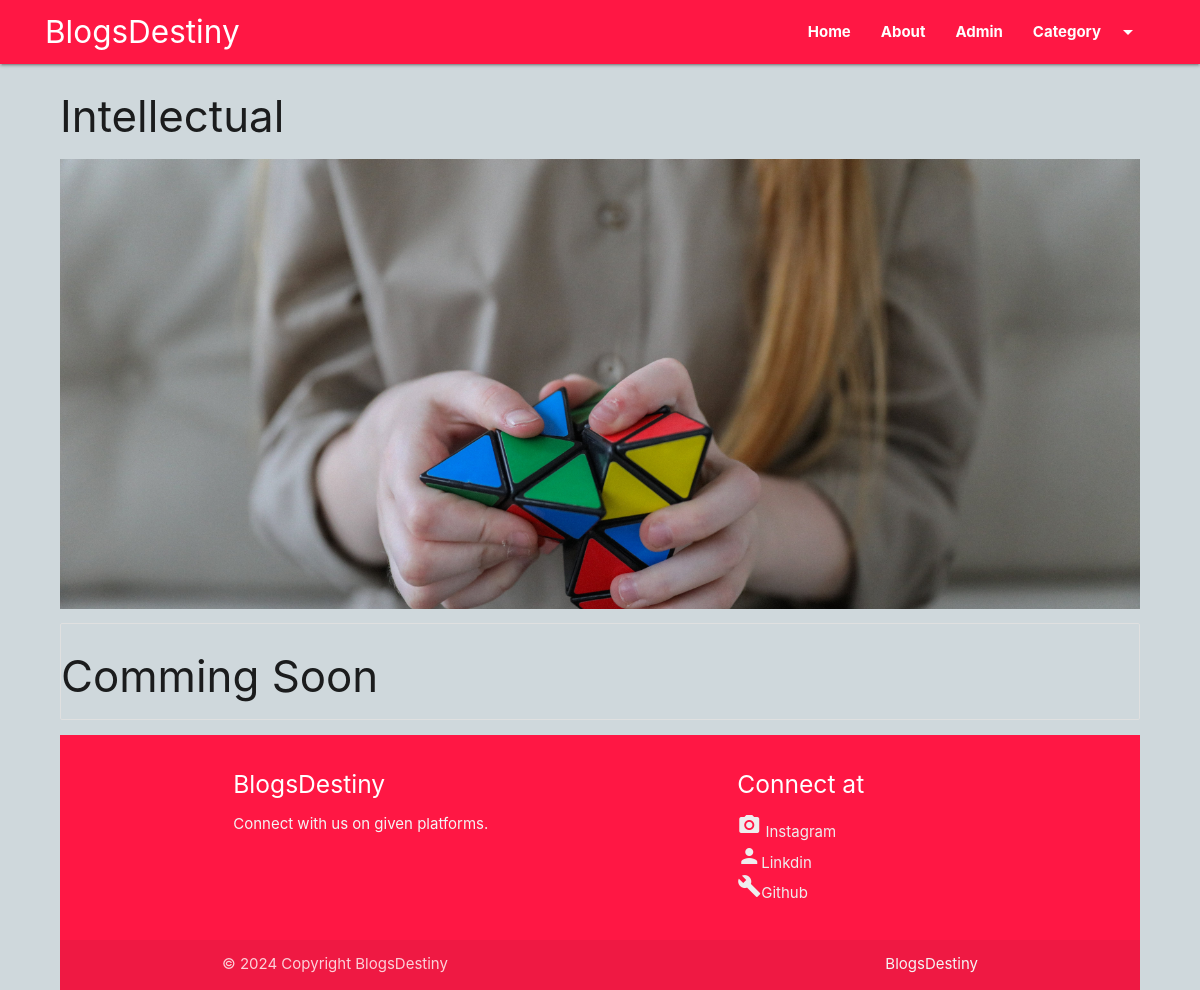
Screenshot of /category/Brain with the database file from the repository.
### blogapp/models.py (models this page shows, shortened)
class Category(models.Model):
    cat_id=models.AutoField(primary_key=True)
    title=models.CharField(max_length=100)
    description=models.TextField()
    url=models.CharField(max_length=100)
    image = models.ImageField(upload_to='category/')
    add_date=models.DateTimeField(auto_now_add=True , null = True)

### blogapp/views.py (the view)
# urls.py: path('category/<slug:url>',category),
def category(request,url):
    cat = Category.objects.get(url=url)
    posts = Post.objects.filter(cat= cat)
    return render(request,'category.html',{'cat':cat , 'posts': posts})

### template/category.html (shortened to what this page needs)
{% extends "base.html" %}
{% load static %}
{% block content %}
<div class="container-custom">
    <h3>{{cat.title}} </h3>
    <div class="img-container">
        <img src="/media/{{cat.image}}" class="responsive-img" style="max-height:450px; width:100%; object-fit:cover; " alt="">
    </div>
    <div class="collection">
        {% for p in posts %}
        <a href="/blog/{{p.url}}" class="collection-item ">{{p.title}}</a>
        {% empty %}
        <h3>Comming Soon</h3>
        {% endfor %}
</div>
{% endblock content %}

### blogapp/static/css/style.css (style rules this page uses)
body { background: #cfd8dc; }
.container-custom { width: 90%!important; margin:auto }

### rows the page displays
Category: title "Intellectual", image (picture)
